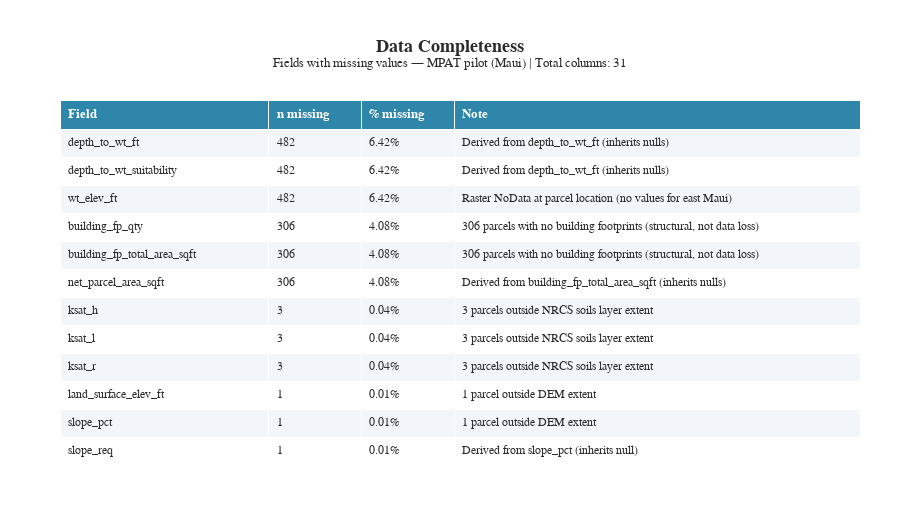

Notebook source saved alongside this figure:
### Markdown cell above
## Data Quality Overview

### Code cell
# Build completeness summary (only fields with any nulls)
null_counts = mpat_df.isnull().sum()
null_pct = (null_counts / len(mpat_df) * 100).round(2)

completeness_df = (
    # Create pandas dataframe
    pd.DataFrame({"n_missing": null_counts, "pct_missing": null_pct})
    # Filter to columns with missing values
    .query("n_missing > 0")
    # Sort by descending
    .sort_values("n_missing", ascending=False)
    .reset_index()
    .rename(columns={"index": "field"})
)

# Annotations explaining why each field has nulls
notes = {
    "building_fp_qty": "306 parcels with no building footprints (structural, not data loss)",
    "building_fp_total_area_sqft": "306 parcels with no building footprints (structural, not data loss)",
    "net_parcel_area_sqft": "Derived from building_fp_total_area_sqft (inherits nulls)",
    "wt_elev_ft": "Raster NoData at parcel location (no values for east Maui)",
    "depth_to_wt_ft": "Derived from depth_to_wt_ft (inherits nulls)",
    "depth_to_wt_suitability": "Derived from depth_to_wt_ft (inherits nulls)",
    "ksat_h": "3 parcels outside NRCS soils layer extent",
    "ksat_l": "3 parcels outside NRCS soils layer extent",
    "ksat_r": "3 parcels outside NRCS soils layer extent",
    "land_surface_elev_ft": "1 parcel outside DEM extent",
    "slope_pct": "1 parcel outside DEM extent",
    "slope_req": "Derived from slope_pct (inherits null)",
}
completeness_df["note"] = completeness_df["field"].map(notes)

# Build table
fig = go.Figure(
    go.Table(
        columnwidth=[180, 80, 80, 350],
        header=dict(
            values=["<b>Field</b>", "<b>n missing</b>", "<b>% missing</b>", "<b>Note</b>"],
            fill_color=COLORS["accent"],
            font=dict(color="white", size=13),
            align="left",
        ),
        cells=dict(
            values=[
                completeness_df["field"],
                completeness_df["n_missing"],
                completeness_df["pct_missing"].astype(str) + "%",
                completeness_df["note"],
            ],
            fill_color=[["#f2f6fb" if i % 2 == 0 else "white" for i in range(len(completeness_df))]],
            align="left",
            font=dict(size=12),
            height=28,
        ),
    )
)

# Auto-size height: header (~40px) + each row (~30px) + title space
n_rows = len(completeness_df)
fig_height = 40 + (n_rows * 30) + 115

fig.update_layout(
    **make_layout(t=100, b=5),
    title=make_title(
        "Data Completeness",
        "Fields with missing values — MPAT pilot (Maui) | Total columns: 31",
        y=0.9
    ),
    height=fig_height,
)

fig.show()

### Figure 1 — Plotly figure (JSON) as saved in the notebook; plotly's stock layout.template omitted (floating-point values rounded to 4 significant figures)
{"data": [{"cells": {"align": "left", "fill": {"color": [["#f2f6fb", "white", "#f2f6fb", "white", "#f2f6fb", "white", "#f2f6fb", "white", "#f2f6fb", "white", "#f2f6fb", "white"]]}, "font": {"size": 12}, "height": 28, "values": [["depth_to_wt_ft", "depth_to_wt_suitability", "wt_elev_ft", "building_fp_qty", "building_fp_total_area_sqft", "net_parcel_area_sqft", "ksat_h", "ksat_l", "ksat_r", "land_surface_elev_ft", "slope_pct", "slope_req"], [482, 482, 482, 306, 306, 306, 3, 3, 3, 1, 1, 1], ["6.42%", "6.42%", "6.42%", "4.08%", "4.08%", "4.08%", "0.04%", "0.04%", "0.04%", "0.01%", "0.01%", "0.01%"], ["Derived from depth_to_wt_ft (inherits nulls)", "Derived from depth_to_wt_ft (inherits nulls)", "Raster NoData at parcel location (no values for east Maui)", "306 parcels with no building footprints (structural, not data loss)", "306 parcels with no building footprints (structural, not data loss)", "Derived from building_fp_total_area_sqft (inherits nulls)", "3 parcels outside NRCS soils layer extent", "3 parcels outside NRCS soils layer extent", "3 parcels outside NRCS soils layer extent", "1 parcel outside DEM extent", "1 parcel outside DEM extent", "Derived from slope_pct (inherits null)"]]}, "columnwidth": [180, 80, 80, 350], "header": {"align": "left", "fill": {"color": "#2E86AB"}, "font": {"color": "white", "size": 13}, "values": ["<b>Field</b>", "<b>n missing</b>", "<b>% missing</b>", "<b>Note</b>"]}, "type": "table"}], "layout": {"colorway": ["#2E86AB", "#A23B72", "#F18F01", "#C73E1D", "#3B1F2B", "#44BBA4", "#E94F37"], "font": {"color": "#2b2b2b", "family": "Arial, sans-serif", "size": 13}, "height": 515, "legend": {"bgcolor": "white", "bordercolor": "#cccccc", "borderwidth": 1}, "margin": {"b": 5, "l": 60, "r": 40, "t": 100}, "paper_bgcolor": "white", "plot_bgcolor": "white", "title": {"font": {"color": "#2b2b2b", "family": "Arial, sans-serif", "size": 18}, "text": "<b>Data Completeness</b><br><sup>Fields with missing values — MPAT pilot (Maui) | Total columns: 31</sup>", "x": 0.5, "xanchor": "center", "y": 0.9, "yanchor": "top"}, "xaxis": {"gridcolor": "#ebebeb", "linecolor": "#cccccc", "showgrid": true, "zeroline": false}, "yaxis": {"gridcolor": "#ebebeb", "linecolor": "#cccccc", "showgrid": true, "zeroline": false}}}
